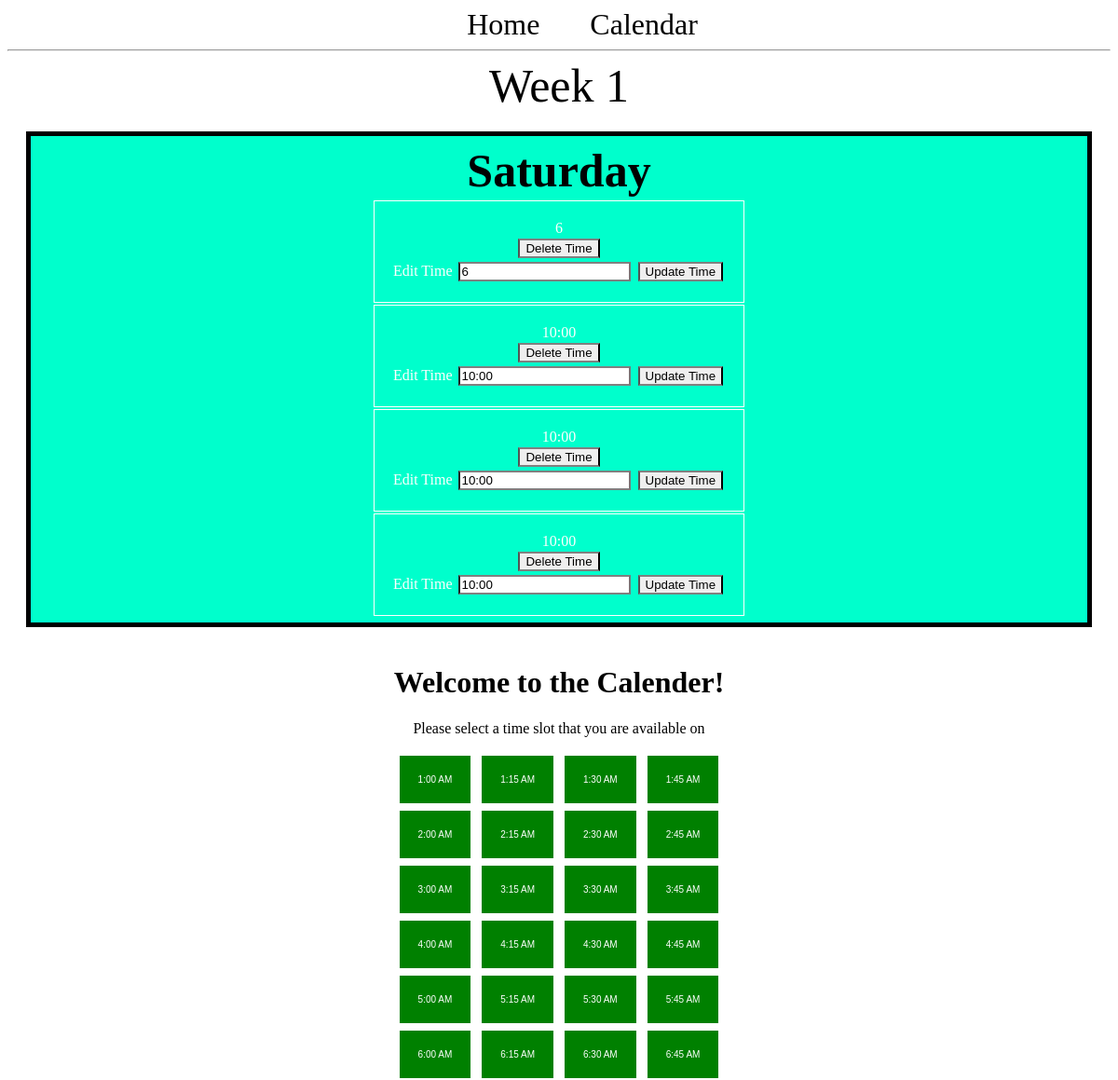
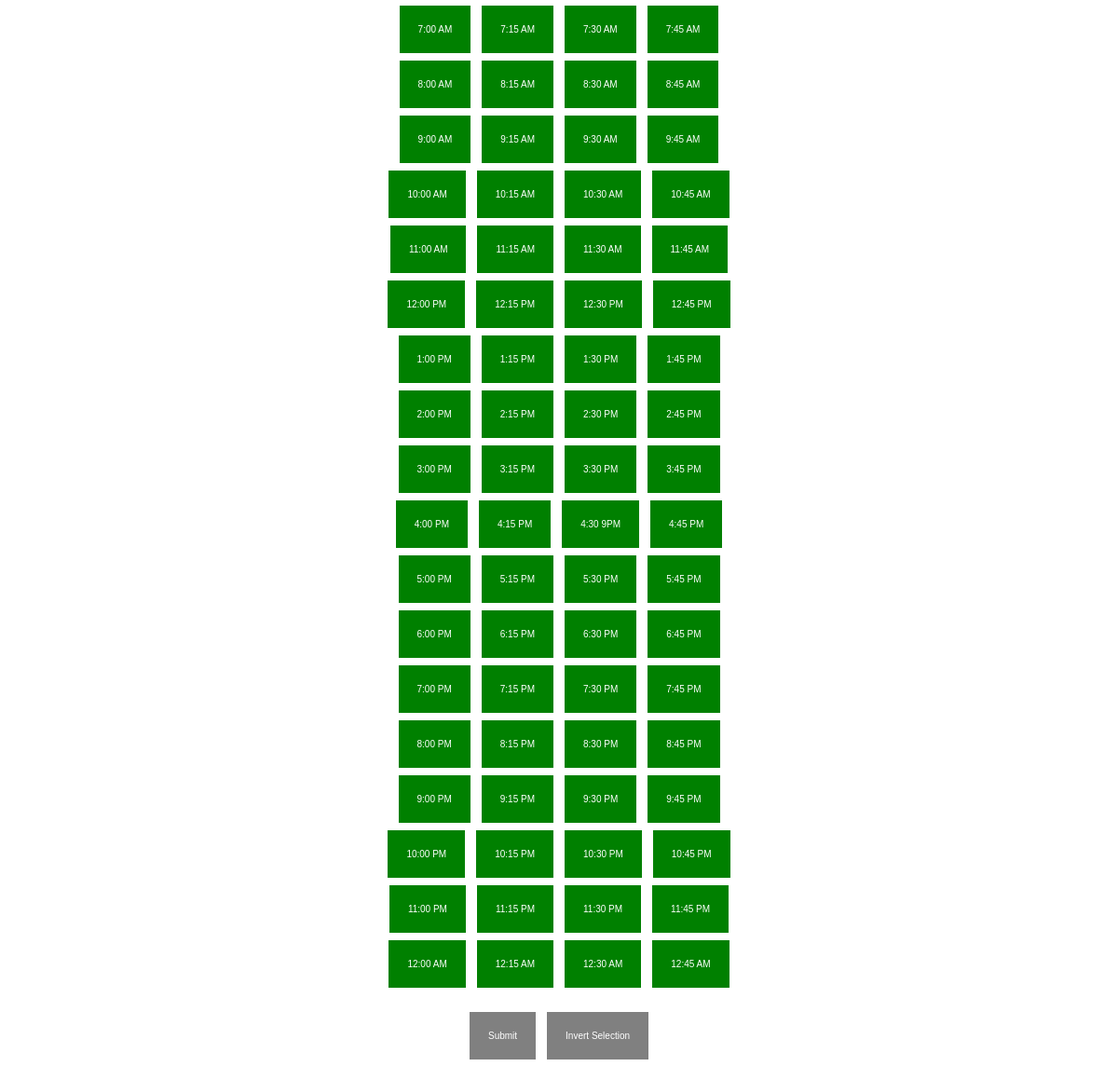
Screenshot of /day/6/ with the database file from the repository (2 pictures, top to bottom).
### app.py (models this page shows, shortened)
class Day(db.Model):
  id = db.Column(db.Integer, primary_key=True)
  day = db.Column(db.String(100), nullable=False)
  week_id = db.Column(db.Integer, db.ForeignKey('week.id'))
  times = db.relationship('Time', backref='day')

class Time(db.Model):
  id = db.Column(db.Integer, primary_key=True)
  time = db.Column(db.String(100))
  day_id = db.Column(db.Integer, db.ForeignKey('day.id'))

### app.py (the view)
@app.route('/day/<int:day_id>/', methods=('GET', 'POST'))
def display_day(day_id):
  day = Day.query.get_or_404(day_id)
  if request.method == 'POST':
    time = Time(time=request.form['time'], day=day) #Needs to be updated to handle an array -SL
    db.session.add(time)
    db.session.commit()
    return redirect(url_for('display_day', day_id=day.id))
  return render_template('calendar.html', day=day)

### templates/calendar.html (shortened to what this page needs)
<!DOCTYPE html>
<html>
<head>
  <link rel="stylesheet" href="{{url_for('static', filename='base.css')}}"/>
</head>
<nav>
  <a href="/">Home</a>
  <a href="{{ url_for('index') }}">Calendar</a>
</nav>
<hr>
<head>
  <link href="{{ url_for('static', filename='./style.css') }}" rel="stylesheet" type="text/css"/>
</head>
  {% block content %}
  <span class="title"<h1>{% block title %} Week {{day.week_id}} {% endblock %}</h1></span>
  <div class="content">
    <div class="month">
      <div class="content">
          <table class="day">
            <tr>
              <th class="title">{{day.day}}</th>
            </tr>
            {% for time in day.times %}
              <tr>
                <td>
                  {{time.time}}
                  <div>
                    <form method="POST" action="{{ url_for('delete_time', time_id=time.id) }}">
                      <input type="submit" value="Delete Time" onclick="return confirm('Are you sure you want to delete this time?')">
                    </form>
                  </div>
                  <div>
                    <form method="PUT" action="{{ url_for('edit_time', time_id=time.id) }}">
                        <label for="time">Edit Time</label>
                        <input type="text" name="time" value={{time.time}} placeholder="Time"></input>
                        <input type="submit" value="Update Time"></input>
                    </form>
                  </div>
                </td>
              </tr>
            {% endfor %}
          </table>
      </div>
    </div>
  </div>
{% endblock %}
<body>
  <h1> Welcome to the Calender!</h1>
  <p> Please select a time slot that you are available on </p>
  <button id="01:00">1:00 AM</button>
  <button id="01:15">1:15 AM</button>
  <button id="01:30">1:30 AM</button>
  <button id="01:45">1:45 AM</button>
  <br>
  <button id="02:00">2:00 AM</button>
  <button id="02:15">2:15 AM</button>
  <button id="02:30">2:30 AM</button>
  <button id="02:45">2:45 AM</button>
  <br>
  <button id="03:00">3:00 AM</button>
  <button id="03:15">3:15 AM</button>
  <button id="03:30">3:30 AM</button>
  <button id="03:45">3:45 AM</button>
  <br>
  <button id="04:00">4:00 AM</button>
  <button id="04:15">4:15 AM</button>
  <button id="04:30">4:30 AM</button>
  <button id="04:45">4:45 AM</button>
  <br>
  <button id="05:00">5:00 AM</button>
  <button id="05:15">5:15 AM</button>
  <button id="05:30">5:30 AM</button>
  <button id="05:45">5:45 AM</button>
  <br>
  <button id="06:00">6:00 AM</button>
  <button id="06:15">6:15 AM</button>
  <button id="06:30">6:30 AM</button>
  <button id="06:45">6:45 AM</button>
  <br>
  <button id="07:00">7:00 AM</button>
  <button id="07:15">7:15 AM</button>
  <button id="07:30">7:30 AM</button>
  <button id="07:45">7:45 AM</button>
  <br>
  <button id="08:00">8:00 AM</button>
  <button id="08:15">8:15 AM</button>
  <button id="08:30">8:30 AM</button>
  <button id="08:45">8:45 AM</button>
  <br>
  <button id="09:00">9:00 AM</button>
  <button id="09:15">9:15 AM</button>
  <button id="09:30">9:30 AM</button>
  <button id="09:45">9:45 AM</button>
  <br>
  <button id="10:00">10:00 AM</button>
  <button id="10:15">10:15 AM</button>
  <button id="10:30">10:30 AM</button>
  <button id="10:45">10:45 AM</button>
  <br>
  <button id="11:00">11:00 AM</button>
  <button id="11:15">11:15 AM</button>
  <button id="11:30">11:30 AM</button>
  <button id="11:45">11:45 AM</button>
  <br>
  <button id="12:00">12:00 PM</button>
  <button id="12:15">12:15 PM</button>
  <button id="12:30">12:30 PM</button>
  <button id="12:45">12:45 PM</button>
  <br>
  <button id="13:00">1:00 PM</button>
  <button id="13:15">1:15 PM</button>
  <button id="13:30">1:30 PM</button>
  <button id="13:45">1:45 PM</button>
  <br>
  <button id="14:00">2:00 PM</button>
  <button id="14:15">2:15 PM</button>
  <button id="14:30">2:30 PM</button>
  <button id="14:45">2:45 PM</button>
  <br>
  <button id="15:00">3:00 PM</button>
  <button id="15:15">3:15 PM</button>
  <button id="15:30">3:30 PM</button>
  <button id="15:45">3:45 PM</button>
  <br>
  <button id="16:00">4:00 PM</button>
  <button id="16:15">4:15 PM</button>
  <button id="16:30">4:30 9PM</button>
  <button id="16:45">4:45 PM</button>
  <br>
  <button id="17:00">5:00 PM</button>
  <button id="17:15">5:15 PM</button>
  <button id="17:30">5:30 PM</button>
  <button id="17:45">5:45 PM</button>
  <br>
  <button id="18:00">6:00 PM</button>
  <button id="18:15">6:15 PM</button>
  <button id="18:30">6:30 PM</button>
  <button id="18:45">6:45 PM</button>
  <br>
  <button id="19:00">7:00 PM</button>
  <button id="19:15">7:15 PM</button>
  <button id="19:30">7:30 PM</button>
  <button id="19:45">7:45 PM</button>
  <br>
  <button id="20:00">8:00 PM</button>
  <button id="20:15">8:15 PM</button>
  <button id="20:30">8:30 PM</button>
  <button id="20:45">8:45 PM</button>
  <br>
  <button id="21:00">9:00 PM</button>
  <button id="21:15">9:15 PM</button>
  <button id="21:30">9:30 PM</button>
  <button id="21:45">9:45 PM</button>
  <br>
  <button id="22:00">10:00 PM</button>
  <button id="22:15">10:15 PM</button>
  <button id="22:30">10:30 PM</button>
  <button id="22:45">10:45 PM</button>
  <br>
  <button id="23:00">11:00 PM</button>
  <button id="23:15">11:15 PM</button>
  <button id="23:30">11:30 PM</button>
  <button id="23:45">11:45 PM</button>
  <br>
  <button id="24:00">12:00 AM</button>
  <button id="24:15">12:15 AM</button>
  <button id="24:30">12:30 AM</button>
  <button id="24:45">12:45 AM</button>
  <br> <br>
  <button id="btnSubmit" onclick="postTimes()">Submit</button>
  <button id="btnInvert">Invert Selection</button>
  <br><br>
</body>
</html>

### static/base.css (style rules this page uses)
.title { text-align: center; margin: 10px; width: 100%; font-size: 50px; }
.day { margin-left: auto; margin-right: auto; }
.content { width: 100%; display: flex; flex-direction: row; flex-wrap: wrap; }
.month { text-align: center; flex: 20%; padding: 5px; margin: 20px; width: 100%; background-color: #00ffcc; border: 5px solid black; }
a:link { text-decoration: none; color: black; }
input { margin: 2px; border-top: 2px solid gray; border-bottom: 2px solid gray; }
td { border: 1px solid white; color: #FFFF; padding: 20px; }
nav a { color: #000066; font-size: 2em; margin-left: 50px; text-decoration: none; }
html { height: 100%; width: 100%; }
button { background-color: gray; border: none; color: white; padding: 20px; text-align: center; text-decoration: none; display: inline-block; font-size: 10px; margin: 4px; }

### static/style.css (style rules this page uses)
html { height: 100%; width: 100%; }
button { background-color: gray; border: none; color: white; padding: 20px; text-align: center; text-decoration: none; display: inline-block; font-size: 10px; margin: 4px; }

### templates/calendar.html (style rules this page uses)
h1 { text-align: center; }
p { text-align: center; }
div { text-align: center; }
body { text-align: center; }

### rows the page displays
Day: week_id "1", day "Saturday"
Time: time "6"
Time: time "10:00"
Time: time "10:00"
Time: time "10:00"
